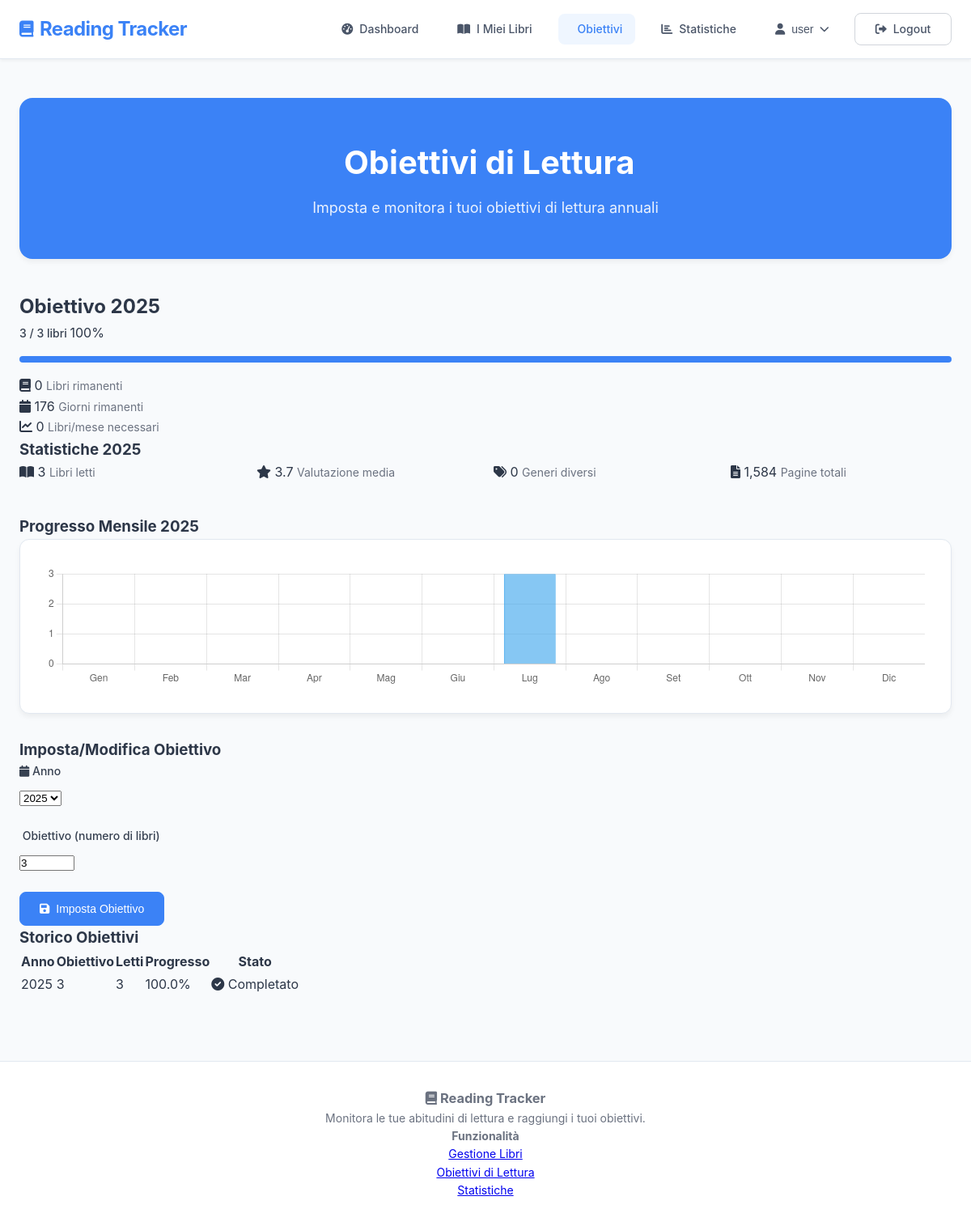
Screenshot of /goals.php (signed in) with the database file from the repository.
### tables this page shows
CREATE TABLE `progresso` (
  `id` int(11) NOT NULL,
  `utente_id` int(11) NOT NULL,
  `anno` int(11) NOT NULL,
  `obiettivo_libri` int(11) DEFAULT 0,
  `libri_letti` int(11) DEFAULT 0
);

### goals.php (the view, shortened to what this page needs)
<?php
$userId = getCurrentUserId();
$currentYear = date('Y');
$pdo = getConnection();
$stmt = $pdo->prepare("
    SELECT
        anno,
        obiettivo_libri,
        libri_letti,
        ROUND((libri_letti / obiettivo_libri) * 100, 1) as percentuale
    FROM Progresso
    WHERE utente_id = ?
    ORDER BY anno DESC
");
$stmt->execute([$userId]);
$goals = $stmt->fetchAll(PDO::FETCH_ASSOC);
$stmt = $pdo->prepare("
    SELECT
        COUNT(*) as libri_letti,
        AVG(s.valutazione) as valutazione_media,
        COUNT(DISTINCT l.genere) as generi_diversi,
        SUM(l.pagine) as pagine_totali
    FROM Statistiche s
    JOIN Libro l ON s.libro_id = l.id
    WHERE s.utente_id = ? AND YEAR(s.data_lettura) = ?
");
$stmt->execute([$userId, $currentYear]);
$currentStats = $stmt->fetch(PDO::FETCH_ASSOC);
$stmt = $pdo->prepare("
    SELECT obiettivo_libri, libri_letti
    FROM Progresso
    WHERE utente_id = ? AND anno = ?
");
$stmt->execute([$userId, $currentYear]);
$currentGoal = $stmt->fetch(PDO::FETCH_ASSOC);
$stmt = $pdo->prepare("
    SELECT
        MONTH(data_lettura) as mese,
        COUNT(*) as libri_letti
    FROM Statistiche
    WHERE utente_id = ? AND YEAR(data_lettura) = ?
    GROUP BY MONTH(data_lettura)
    ORDER BY mese
");
$stmt->execute([$userId, $currentYear]);
$monthlyStats = $stmt->fetchAll(PDO::FETCH_ASSOC);
$monthlyData = array_fill(1, 12, 0);
foreach ($monthlyStats as $stat) {
    $monthlyData[$stat['mese']] = $stat['libri_letti'];
}
$months = [
    1 => 'Gen', 2 => 'Feb', 3 => 'Mar', 4 => 'Apr',
    5 => 'Mag', 6 => 'Giu', 7 => 'Lug', 8 => 'Ago',
    9 => 'Set', 10 => 'Ott', 11 => 'Nov', 12 => 'Dic'
];
?>
<?php include 'includes/header.php'; ?>
<div class="page-container">
    <div class="page-header">
        <h1><i class="fas fa-target"></i> Obiettivi di Lettura</h1>
        <p>Imposta e monitora i tuoi obiettivi di lettura annuali</p>
    </div>
    <div class="current-goal-card">
        <h2>Obiettivo <?php echo $currentYear; ?></h2>
        <?php if ($currentGoal): ?>
            <div class="goal-progress">
                <div class="progress-info">
                    <span class="progress-text">
                        <?php echo $currentGoal['libri_letti']; ?> / <?php echo $currentGoal['obiettivo_libri']; ?> libri
                    </span>
                    <span class="progress-percentage">
                        <?php echo $currentGoal['obiettivo_libri'] > 0 ? round(($currentGoal['libri_letti'] / $currentGoal['obiettivo_libri']) * 100, 1) : 0; ?>%
                    </span>
                </div>
                <div class="progress-bar">
                    <div class="progress-fill" style="width: <?php echo $currentGoal['obiettivo_libri'] > 0 ? min(100, ($currentGoal['libri_letti'] / $currentGoal['obiettivo_libri']) * 100) : 0; ?>%"></div>
                </div>
                <?php
                $remaining = $currentGoal['obiettivo_libri'] - $currentGoal['libri_letti'];
                $daysLeft = (strtotime($currentYear . '-12-31') - time()) / (60 * 60 * 24);
                $booksPerMonth = $remaining > 0 && $daysLeft > 0 ? round($remaining / ($daysLeft / 30), 1) : 0;
                ?>
                <div class="goal-stats">
                    <div class="stat-item">
                        <i class="fas fa-book"></i>
                        <span class="stat-number"><?php echo max(0, $remaining); ?></span>
                        <span class="stat-label">Libri rimanenti</span>
                    </div>
                    <div class="stat-item">
                        <i class="fas fa-calendar"></i>
                        <span class="stat-number"><?php echo max(0, round($daysLeft)); ?></span>
                        <span class="stat-label">Giorni rimanenti</span>
                    </div>
                    <div class="stat-item">
                        <i class="fas fa-chart-line"></i>
                        <span class="stat-number"><?php echo $booksPerMonth; ?></span>
                        <span class="stat-label">Libri/mese necessari</span>
                    </div>
                </div>
            </div>
        <?php endif; ?>
    </div>
    <div class="current-stats-card">
        <h3>Statistiche <?php echo $currentYear; ?></h3>
        <div class="stats-grid">
            <div class="stat-box">
                <i class="fas fa-book-open"></i>
                <span class="stat-number"><?php echo $currentStats['libri_letti'] ?? 0; ?></span>
                <span class="stat-label">Libri letti</span>
            </div>
            <div class="stat-box">
                <i class="fas fa-star"></i>
                <span class="stat-number"><?php echo $currentStats['valutazione_media'] ? round($currentStats['valutazione_media'], 1) : 'N/A'; ?></span>
                <span class="stat-label">Valutazione media</span>
            </div>
            <div class="stat-box">
                <i class="fas fa-tags"></i>
                <span class="stat-number"><?php echo $currentStats['generi_diversi'] ?? 0; ?></span>
                <span class="stat-label">Generi diversi</span>
            </div>
            <div class="stat-box">
                <i class="fas fa-file-alt"></i>
                <span class="stat-number"><?php echo number_format($currentStats['pagine_totali'] ?? 0); ?></span>
                <span class="stat-label">Pagine totali</span>
            </div>
        </div>
    </div>
    <div class="monthly-chart-card">
        <h3>Progresso Mensile <?php echo $currentYear; ?></h3>
        <div class="chart-container">
            <canvas id="monthlyChart"></canvas>
        </div>
    </div>
    <div class="goal-form-card">
        <h3>Imposta/Modifica Obiettivo</h3>
        <form method="POST" class="goal-form">
            <div class="form-row">
                <div class="form-group">
                    <label for="year">
                        <i class="fas fa-calendar"></i> Anno
                    </label>
                    <select id="year" name="year" required>
                        <?php for ($y = $currentYear - 2; $y <= $currentYear + 5; $y++): ?>
                            <option value="<?php echo $y; ?>" <?php echo $y == $currentYear ? 'selected' : ''; ?>>
                                <?php echo $y; ?>
                            </option>
                        <?php endfor; ?>
                    </select>
                </div>
                <div class="form-group">
                    <label for="goal">
                        <i class="fas fa-target"></i> Obiettivo (numero di libri)
                    </label>
                    <input type="number" id="goal" name="goal" required min="1" max="1000"
                           placeholder="Es: 24" value="<?php echo $currentGoal['obiettivo_libri'] ?? ''; ?>">
                </div>
            </div>
            <button type="submit" name="set_goal" class="btn btn-primary">
                <i class="fas fa-save"></i> Imposta Obiettivo
            </button>
        </form>
    </div>
    <div class="goals-history-card">
        <h3>Storico Obiettivi</h3>
        <?php if (empty($goals)): ?>
            <div class="empty-state">
                <i class="fas fa-target"></i>
                <p>Non hai ancora impostato nessun obiettivo</p>
            </div>
        <?php else: ?>
            <div class="goals-table">
                <table>
                    <thead>
                        <tr>
                            <th>Anno</th>
                            <th>Obiettivo</th>
                            <th>Letti</th>
                            <th>Progresso</th>
                            <th>Stato</th>
                        </tr>
                    </thead>
                    <tbody>
                        <?php foreach ($goals as $goal): ?>
                            <tr>
                                <td><?php echo $goal['anno']; ?></td>
                                <td><?php echo $goal['obiettivo_libri']; ?></td>
                                <td><?php echo $goal['libri_letti']; ?></td>
                                <td>
                                    <span class="percentage"><?php echo $goal['percentuale']; ?>%</span>
                                </td>
                                <td>
                                    <?php if ($goal['percentuale'] >= 100): ?>
                                        <span class="status success">
                                            <i class="fas fa-check-circle"></i> Completato
                                        </span>
                                    <?php elseif ($goal['anno'] < $currentYear): ?>
                                        <span class="status failed">
                                            <i class="fas fa-times-circle"></i> Non completato
                                        </span>
                                    <?php else: ?>
                                        <span class="status active">
                                            <i class="fas fa-clock"></i> In corso
                                        </span>
                                    <?php endif; ?>
                                </td>
                            </tr>
                        <?php endforeach; ?>
                    </tbody>
                </table>
            </div>
        <?php endif; ?>
    </div>
</div>
<script>
// Grafico progresso mensile
const ctx = document.getElementById('monthlyChart').getContext('2d');
const monthlyChart = new Chart(ctx, {
    type: 'bar',
    data: {
        labels: <?php echo json_encode(array_values($months)); ?>,
        datasets: [{
            label: 'Libri letti',
            data: <?php echo json_encode(array_values($monthlyData)); ?>,
            backgroundColor: 'rgba(54, 162, 235, 0.6)',
            borderColor: 'rgba(54, 162, 235, 1)',
            borderWidth: 1
        }]
    },
    options: {
        responsive: true,
        maintainAspectRatio: false,
        scales: {
            y: {
                beginAtZero: true,
                ticks: {
                    stepSize: 1
                }
            }
        },
        plugins: {
            legend: {
                display: false
            }
        }
    }
});
</script>
<?php include 'includes/footer.php'; ?>

### assets/css/style.css (style rules this page uses)
* { margin: 0; padding: 0; box-sizing: border-box; }
body { font-family: 'Inter', -apple-system, BlinkMacSystemFont, 'Segoe UI', Roboto, sans-serif; line-height: 1.6; color: #2d3748; background: #f8fafc; min-height: 100vh; }
.form-group { margin-bottom: 1.5rem; }
.form-group label { display: block; margin-bottom: 0.5rem; font-weight: 500; color: #374151; font-size: 0.875rem; text-align: left; }
.btn { display: inline-flex; align-items: center; justify-content: center; padding: 0.75rem 1.5rem; border: none; border-radius: 8px; font-size: 0.875rem; font-weight: 500; text-decoration: none; cursor: pointer; transition: all 0.2s ease; text-align: center; gap: 0.5rem; min-width: 120px; }
.btn-primary { background: #3b82f6; color: #ffffff; border: 1px solid #3b82f6; }
.page-header { text-align: center; margin-bottom: 40px; padding: 3rem 2rem; background: #3b82f6; color: white; border-radius: 16px; box-shadow: 0 4px 6px rgba(0, 0, 0, 0.05); }
.page-header h1 { margin: 0; font-size: 2.5rem; font-weight: 700; }
.page-header p { margin: 10px 0 0 0; opacity: 0.9; font-size: 1.125rem; }
.stats-grid { display: grid; grid-template-columns: repeat(auto-fit, minmax(250px, 1fr)); gap: 20px; margin-bottom: 40px; }
.stat-label { color: #6b7280; font-size: 0.875rem; }
.progress-bar { width: 100%; height: 8px; background: #e5e7eb; border-radius: 4px; overflow: hidden; margin: 1rem 0; }
.progress-fill { height: 100%; background: #3b82f6; transition: width 0.3s ease; }
.progress-text { text-align: center; margin-top: 0.5rem; font-weight: 500; color: #374151; font-size: 0.875rem; }
.chart-container { background: white; padding: 2rem; border-radius: 12px; box-shadow: 0 4px 6px rgba(0, 0, 0, 0.05); margin-bottom: 30px; border: 1px solid #e2e8f0; }

### rows the page displays
progresso: libri_letti "3", obiettivo_libri "3", ($currentGoal['libri_letti'] / $currentGoal['obiettivo_libri']) * 100 "100", max(0, $remaining) "0", goal "3", anno "2025", percentuale "100.0"

### other values shown
getCurrentUsername() "user"
$currentStats['libri_letti'] "3"
$currentStats['valutazione_media'] "3.7"
$currentStats['generi_diversi'] "0"
$currentStats['pagine_totali'] "1,584"
form field year "2025"
chart data {{ json_encode(array_values($months)) }} ["Gen","Feb","Mar","Apr","Mag","Giu","Lug","Ago","Set","Ott","Nov","Dic"]
chart data {{ json_encode(array_values($monthlyData)) }} [0,0,0,0,0,0,3,0,0,0,0,0]
